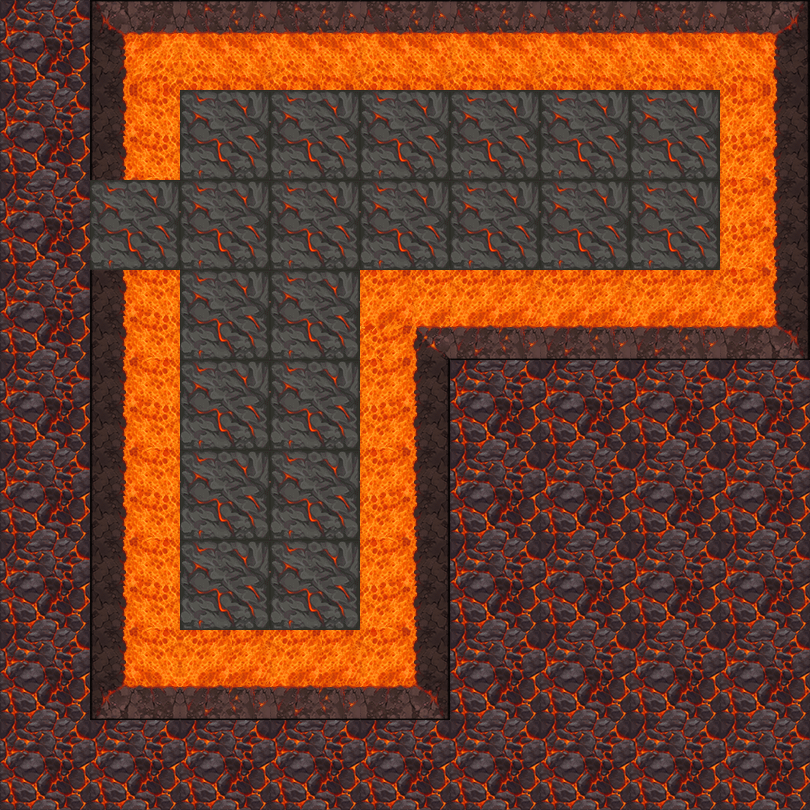

A level layout from a 2D game, rendered from its tile map. Below: a short description, then the map file with tile-grid data replaced by summaries:
An orthogonal 9x9 tile map with 90x90 px tiles, 2 tile layers (地形, 障碍) and 23 objects (17x map, 4x spring, bed, door).

<map version="1.5" tiledversion="1.7.2" orientation="orthogonal" renderorder="right-down" width="9" height="9" tilewidth="90" tileheight="90" infinite="0" nextlayerid="4" nextobjectid="32">
 <tileset firstgid="1" name="1" tilewidth="90" tileheight="90" tilecount="100" columns="10">
  <image source="5.png" trans="ff00ff" width="900" height="900" />
 </tileset>
 <layer id="1" name="地形" width="9" height="9">
  <data>[81 cells, 81 non-empty, 2 distinct tile ids]</data>
 </layer>
 <layer id="2" name="障碍" width="9" height="9">
  <data>[81 cells, 27 non-empty, 9 distinct tile ids]</data>
 </layer>
 <objectgroup id="3" name="对象">
  <object id="1" name="bed" x="180" y="540" width="90" height="90" />
  <object id="2" name="map" x="180" y="360" width="90" height="90" />
  <object id="4" name="map" x="630" y="180" width="90" height="90" />
  <object id="7" name="map" x="180" y="450" width="90" height="90" />
  <object id="8" name="map" x="540" y="180" width="90" height="90" />
  <object id="9" name="map" x="450" y="90" width="90" height="90" />
  <object id="10" name="map" x="540" y="90" width="90" height="90" />
  <object id="11" name="map" x="630" y="90" width="90" height="90" />
  <object id="13" name="map" x="270" y="450" width="90" height="90" />
  <object id="15" name="map" x="270" y="270" width="90" height="90" />
  <object id="16" name="map" x="270" y="180" width="90" height="90" />
  <object id="17" name="map" x="360" y="180" width="90" height="90" />
  <object id="19" name="map" x="270" y="90" width="90" height="90" />
  <object id="20" name="map" x="360" y="90" width="90" height="90" />
  <object id="21" name="map" x="270" y="360" width="90" height="90" />
  <object id="23" name="map" x="180" y="180" width="90" height="90">
   <properties>
    <property name="weapon" type="int" value="1" />
   </properties>
  </object>
  <object id="24" name="map" x="180" y="90" width="90" height="90">
   <properties>
    <property name="weapon" type="int" value="2" />
   </properties>
  </object>
  <object id="25" name="map" x="180" y="270" width="90" height="90">
   <properties>
    <property name="weapon" type="int" value="3" />
   </properties>
  </object>
  <object id="26" name="spring" x="0" y="540" width="90" height="90">
   <properties>
    <property name="direction" value="2" />
   </properties>
  </object>
  <object id="27" name="spring" x="450" y="180" width="90" height="90">
   <properties>
    <property name="direction" value="3" />
   </properties>
  </object>
  <object id="28" name="door" x="90" y="180" width="90" height="90">
   <properties>
    <property name="LorR" type="int" value="1" />
    <property name="motion" type="int" value="3" />
    <property name="rotate" type="int" value="90" />
   </properties>
  </object>
  <object id="29" name="spring" x="270" y="540" width="90" height="90">
   <properties>
    <property name="direction" value="2" />
   </properties>
  </object>
  <object id="30" name="spring" x="450" y="540" width="90" height="90">
   <properties>
    <property name="direction" value="2" />
   </properties>
  </object>
 </objectgroup>
</map>
